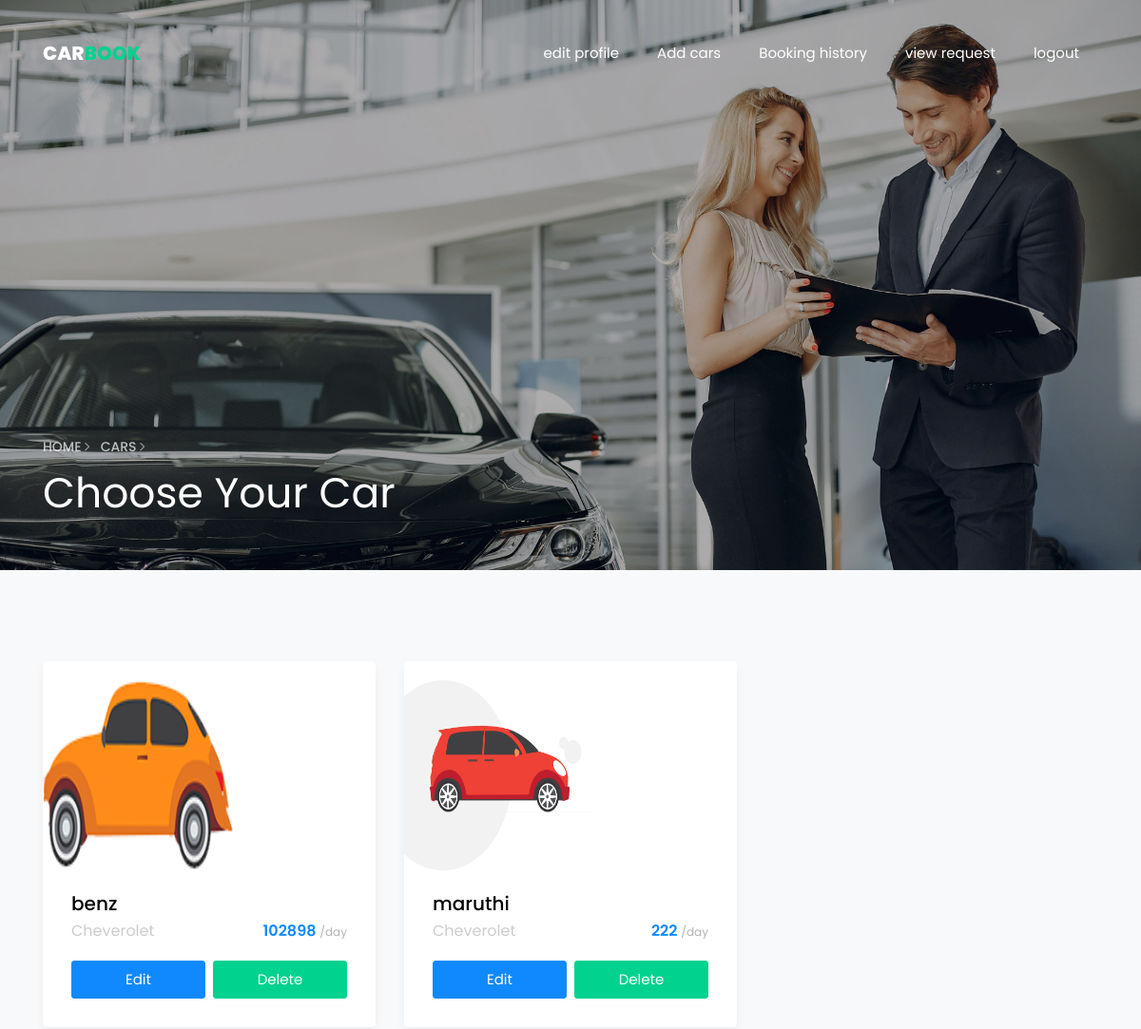
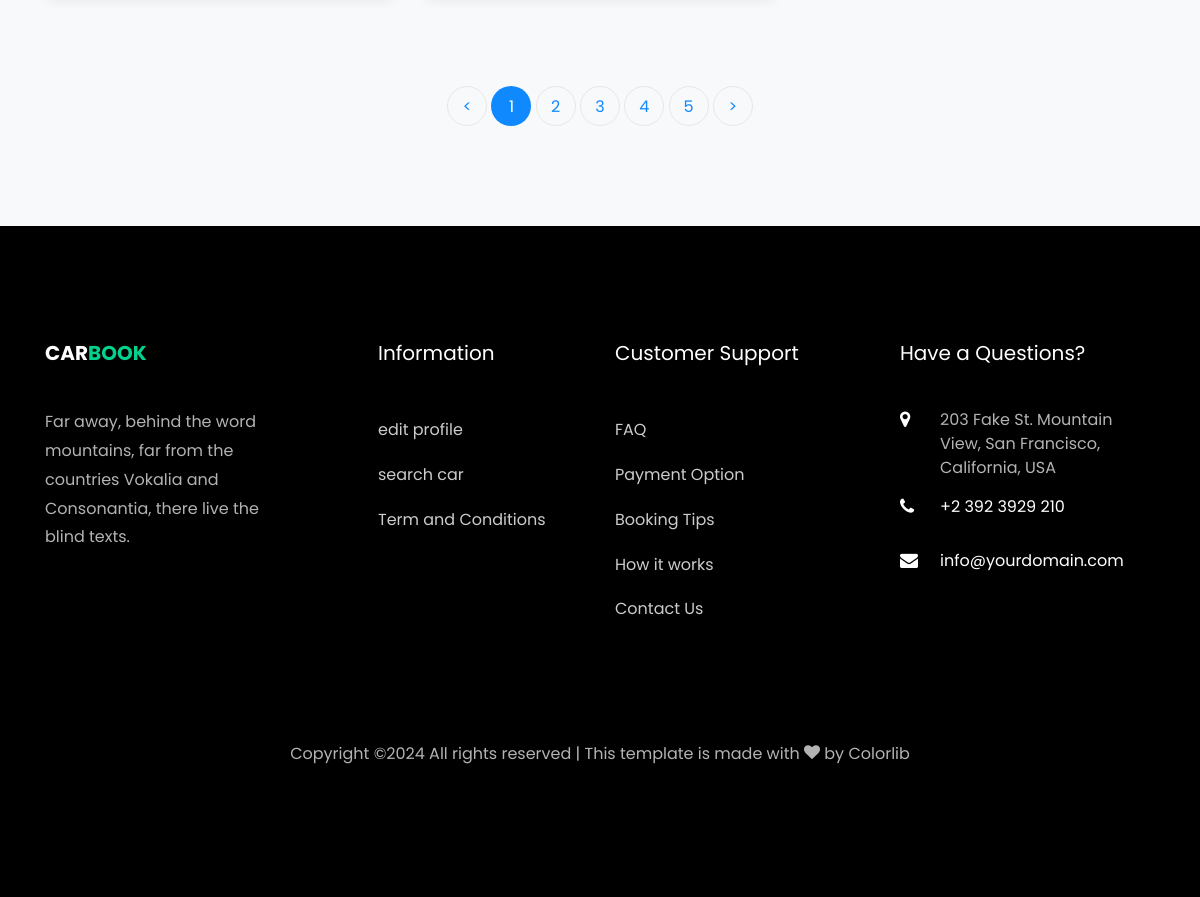
Before: /cars1 (signed in) with the older database file (2 pictures, top to bottom).
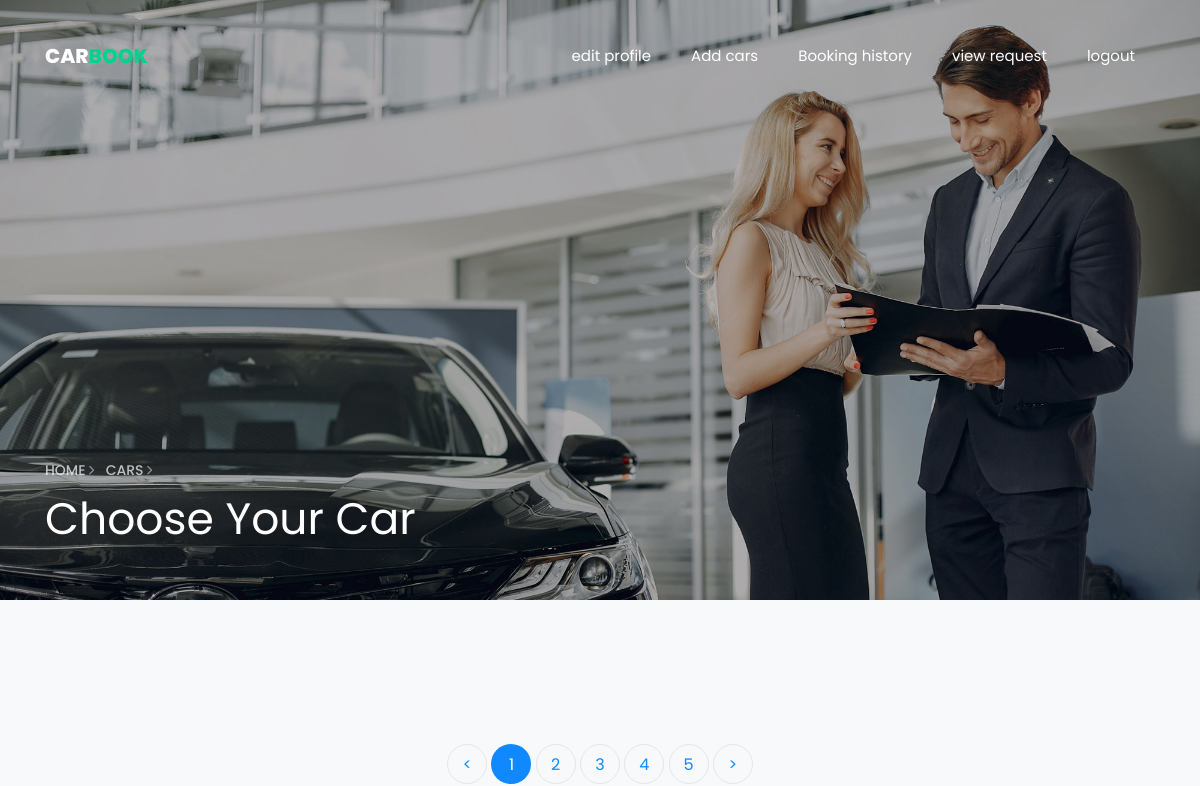
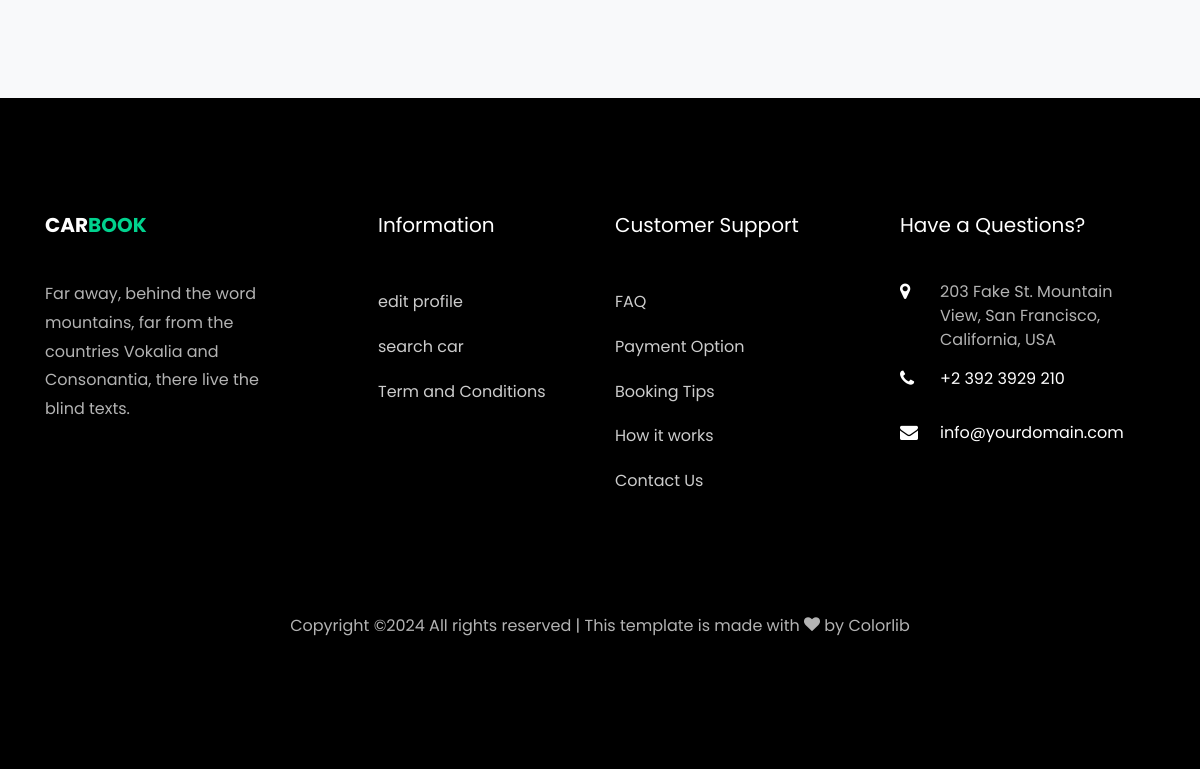
After: the same page with the newer database file (2 pictures, top to bottom).
### app/models.py (models this page shows)
class Car(models.Model):
    company_id=models.ForeignKey(CustomUser, on_delete=models.CASCADE)
    car_name=models.CharField(max_length=100)
    price=models.IntegerField()
    image=models.FileField()
    model=models.CharField(max_length=100)

### app/views.py (the view)
# urls.py: path('cars1',views.cars1,name="cars1"),
def cars1(request):
    company = CustomUser.objects.get(id=request.user.id)
    car = Car.objects.filter(company_id=company)
    return render(request,'company/car1.html',{'car':car,'Company':company})

### template/company/car1.html (shortened to what the changed rows need)
<!DOCTYPE html>
<html lang="en">
  <head>
	  {% load static %}
    <link rel="stylesheet" href="{% static 'css/open-iconic-bootstrap.min.css' %}">
    <link rel="stylesheet" href="{% static 'css/animate.css' %}">
    <link rel="stylesheet" href="{% static 'css/owl.carousel.min.css' %}">
    <link rel="stylesheet" href="{% static 'css/owl.theme.default.min.css' %}">
    <link rel="stylesheet" href="{% static 'css/magnific-popup.css' %}">
    <link rel="stylesheet" href="{% static 'css/aos.css' %}">
    <link rel="stylesheet" href="{% static 'css/ionicons.min.css' %}">
    <link rel="stylesheet" href="{% static 'css/bootstrap-datepicker.css' %}">
    <link rel="stylesheet" href="{% static 'css/jquery.timepicker.css' %}">
    <link rel="stylesheet" href="{% static 'css/flaticon.css' %}">
    <link rel="stylesheet" href="{% static 'css/icomoon.css' %}">
    <link rel="stylesheet" href="{% static 'css/style.css' %}">
  </head>
  <body>
    <section class="hero-wrap hero-wrap-2 js-fullheight" style="background-image: url({% static 'images/bg_3.jpg' %});" data-stellar-background-ratio="0.5">
      <div class="container">
        <div class="row no-gutters slider-text js-fullheight align-items-end justify-content-start">
          <div class="col-md-9 ftco-animate pb-5">
            <h1 class="mb-3 bread">Choose Your Car</h1>
          </div>
        </div>
      </div>
    </section>
		<section class="ftco-section bg-light">
    	<div class="container">
    		<div class="row">
				{% for i in car %}
    			<div class="col-md-4">
    				<div class="car-wrap rounded ftco-animate">
    					<div class="img rounded d-flex align-items-end" >
                            <img src="{{ i.image.url }}" style="width:200px; height:200px;">
    					</div>
    					<div class="text">
    						<h2 class="mb-0"><a href="car-single.html">{{ i.car_name }}</a></h2>
    						<div class="d-flex mb-3">
	    						<span class="cat">Cheverolet</span>
	    						<p class="price ml-auto">{{ i.price }} <span>/day</span></p>
    						</div>
    						<p class="d-flex mb-0 d-block"><a href="{% url 'edit_car' id=i.id %}" class="btn btn-primary py-2 mr-1">Edit</a> <a href="{% url 'delete_car' id=i.id %}" class="btn btn-secondary py-2 ml-1">Delete</a></p>
    					</div>
    				</div>
    			</div>
    			{% endfor %}
    		</div>
    	</div>
    </section>
    <footer class="ftco-footer ftco-bg-dark ftco-section">
      <div class="container">
        <div class="row mb-5">
          <div class="col-md">
            <div class="ftco-footer-widget mb-4">
              <h2 class="ftco-heading-2"><a href="#" class="logo">Car<span>book</span></a></h2>
            </div>
          </div>
          <div class="col-md">
            <div class="ftco-footer-widget mb-4 ml-md-5">
              <h2 class="ftco-heading-2">Information</h2>
            </div>
          </div>
          <div class="col-md">
             <div class="ftco-footer-widget mb-4">
              <h2 class="ftco-heading-2">Customer Support</h2>
            </div>
          </div>
          <div class="col-md">
            <div class="ftco-footer-widget mb-4">
            	<h2 class="ftco-heading-2">Have a Questions?</h2>
            </div>
          </div>
        </div>
      </div>
    </footer>
  </body>
</html>

Changed rows visible on the page:
removed Car: image (picture), car_name "benz", price "102898"
removed Car: image (picture), car_name "maruthi", price "222"
